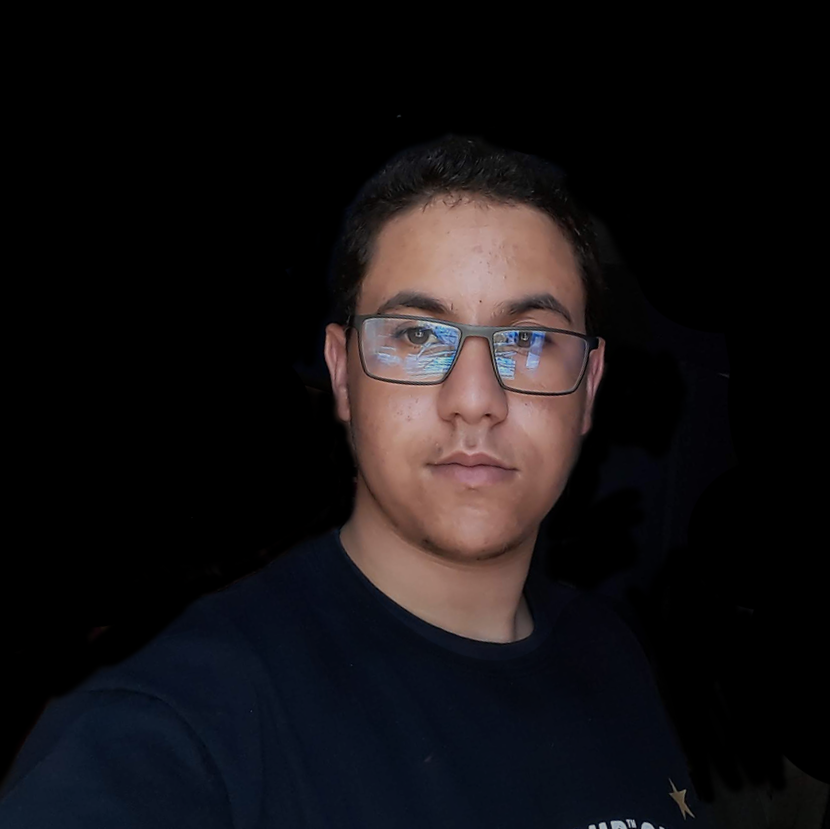
#> input picture Abdellah ahbar.png, 830 x 829 px
$ python 'Chapter 3 – Crop and Resize.py'
#> lines starting #> are read from the running program, lines starting #| are printed output that depends on the picture
import cv2
import numpy as np

img = cv2.imread(r"Abdellah ahbar.png")
#> img is the input picture: shape (829, 830, 3); mean B, G, R 19.7, 17.9, 21.1
print(img.shape)
#| (829, 830, 3)

imgResize = cv2.resize(img,(500,500))
print(imgResize.shape)
#| (500, 500, 3)
imgCropped = img[0:200,200:500]
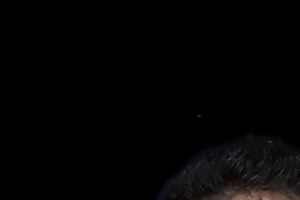
#> imgCropped: shape (200, 300, 3); mean B, G, R 3.1, 3, 3.5

cv2.imshow("Image",img)
cv2.imshow("Image Resize",imgResize)
cv2.imshow("Image Cropped",imgCropped)

cv2.waitKey(0)
